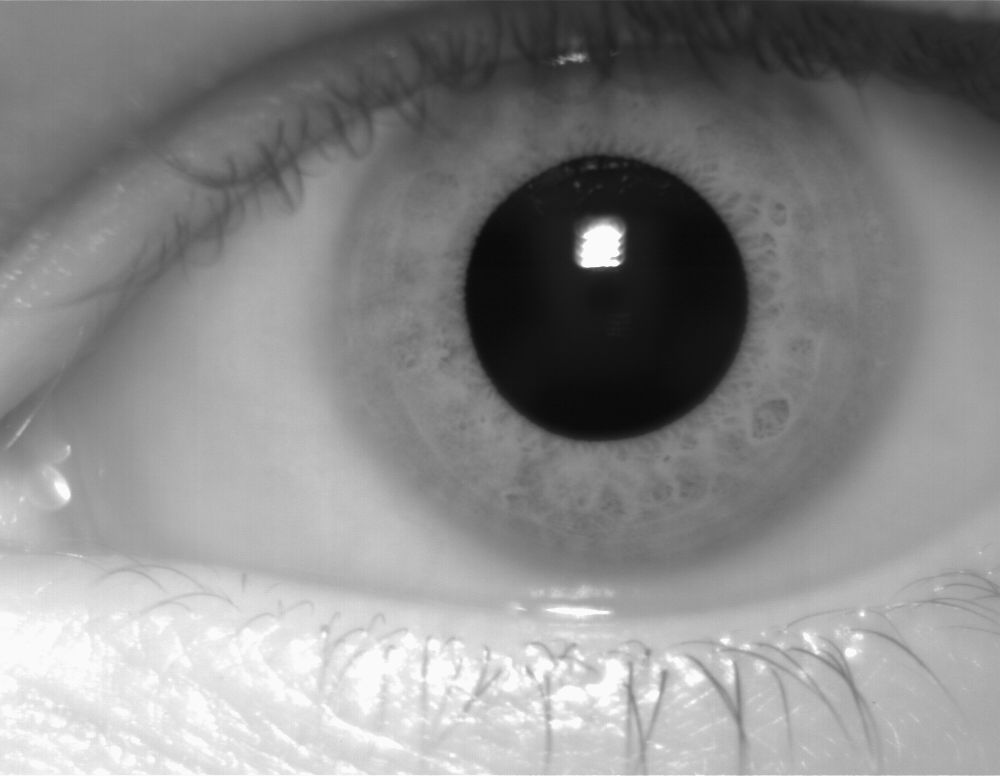
#> input picture Jaewoo/iris1.bmp, 1000 x 776 px
$ python huff1.py
#> lines starting #> are read from the running program, lines starting #| are printed output that depends on the picture; after the words box and inside, x2 and y2 are one past the last pixel; in counts of white or black regions, pixels touching at a corner belong together
import numpy as np
import cv2

def houghCircle(pic):
#> called with pic = 'iris1.bmp'
	img1 = cv2.imread(pic)
#> img1 is the input picture: shape (776, 1000, 3); min 8, max 250, mean 136.8
	img2 = img1.copy()
	img2 = cv2.GaussianBlur(img2, (3,3), 0)
	imgray = cv2.cvtColor(img2, cv2.COLOR_BGR2GRAY)

	circles = cv2.HoughCircles(imgray,cv2.HOUGH_GRADIENT,1,100,param1=60,param2=50,minRadius=100,maxRadius=0)
#> circles = [[601.5, 297.5, 142.6]]

	if circles is not None:
		circles = np.uint16(np.around(circles))
#> circles = [[602, 298, 143]]
		for i in circles[0, :]:
			cv2.circle(img1,(i[0],i[1]),i[2],(255,255,0),1)
			print(i[0],i[1],i[2])
#> this loop made 1 pass
#| 602 298 143
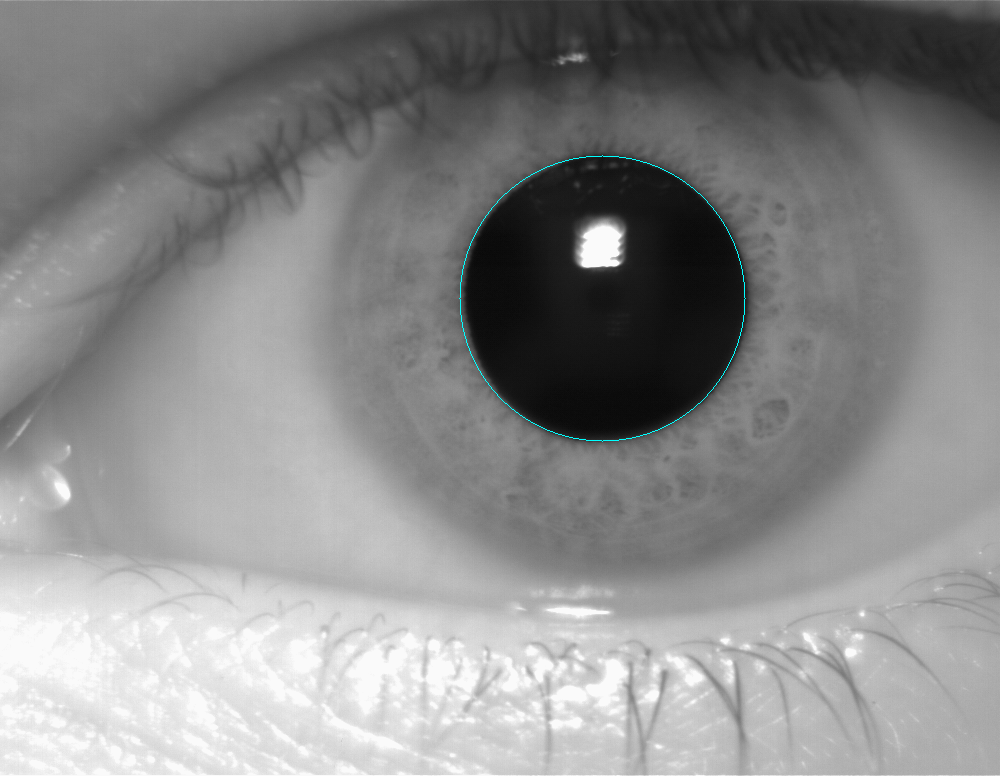
#> img1: shape (776, 1000, 3); 0.1% of pixels changed, all inside (x1, y1, x2, y2) = (459, 155, 746, 442)
		cv2.imshow('HoughCircles',img1)
		cv2.waitKey(0)
		cv2.destroyAllWindows()
	else:
		print('원을 찾을수 없읍니다')

houghCircle('iris1.bmp')

$ run again, with Jaewoo/iris2.bmp copied over Jaewoo/iris1.bmp
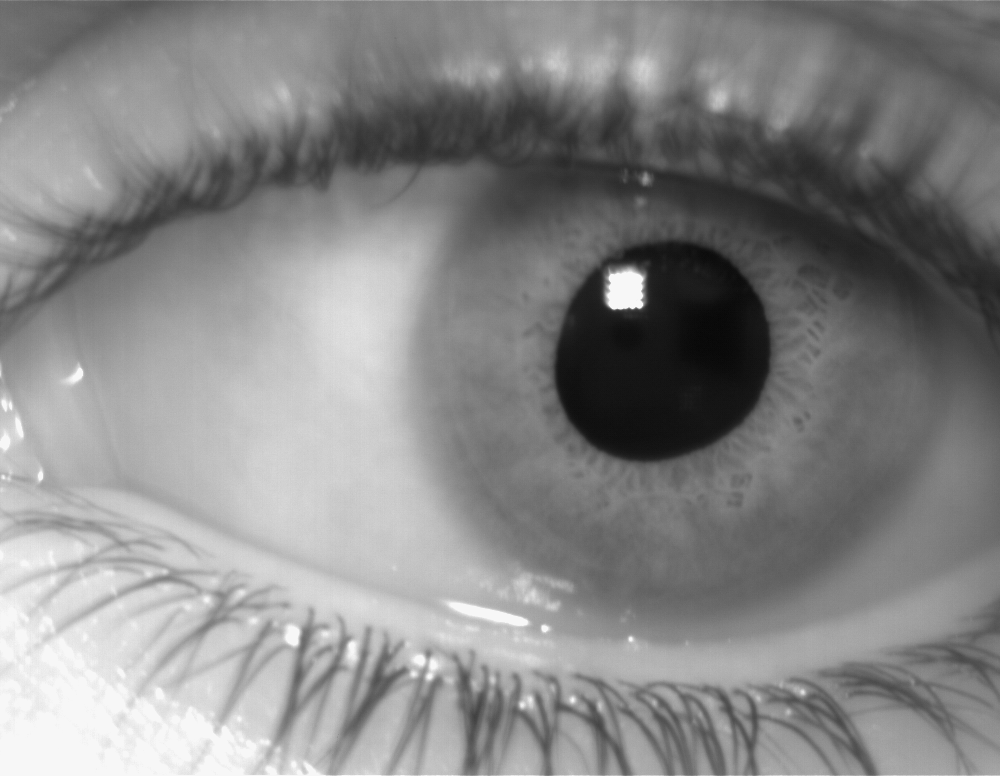
#> input picture Jaewoo/iris2.bmp, 1000 x 776 px
#> in houghCircle, img1 is the input picture: shape (776, 1000, 3); min 6, max 247, mean 134.5
#> in houghCircle, `circles = cv2.HoughCircles(imgray,cv2.HOUGH_GRADIENT,1,100,param1=60,p..`: circles = [[451.5, 767.5, 172.2]]
#> in houghCircle, `circles = np.uint16(np.around(circles))`: circles = [[452, 768, 172]]
#> the loop in houghCircle, `for i in circles[0, :]:` made 1 pass
#> (printed output is left out)
#> after the loop in houghCircle, `for i in circles[0, :]:`:
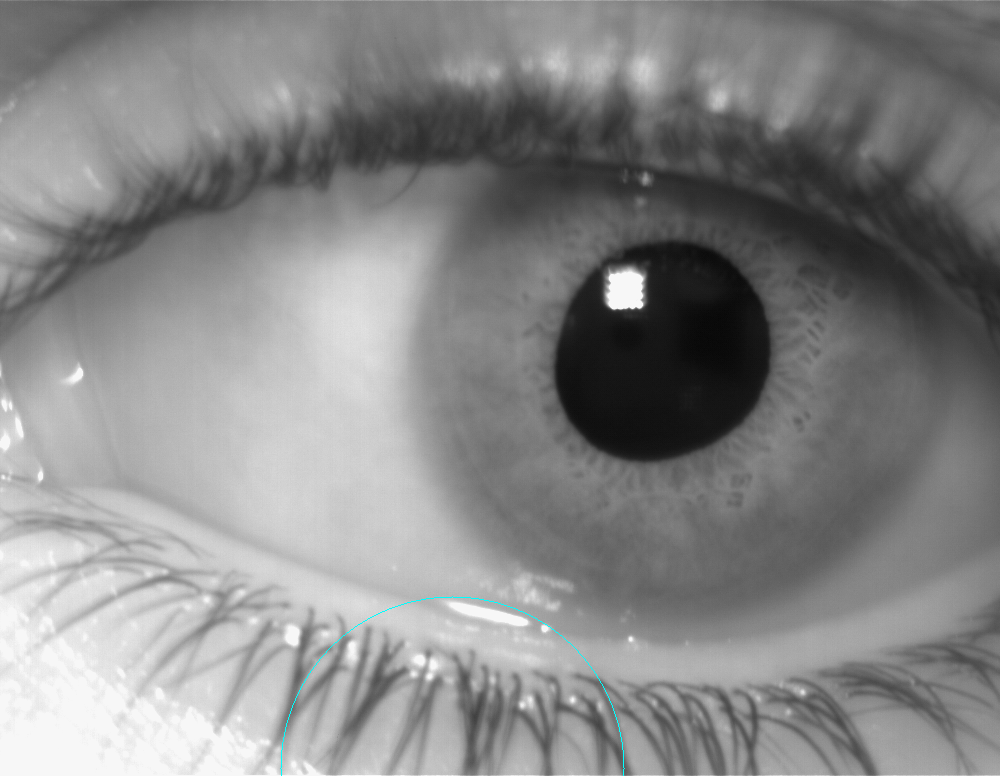
#> img1: shape (776, 1000, 3); 0.06% of pixels changed, all inside (x1, y1, x2, y2) = (280, 596, 625, 776)

$ run again, with Jaewoo/iris3.bmp copied over Jaewoo/iris1.bmp
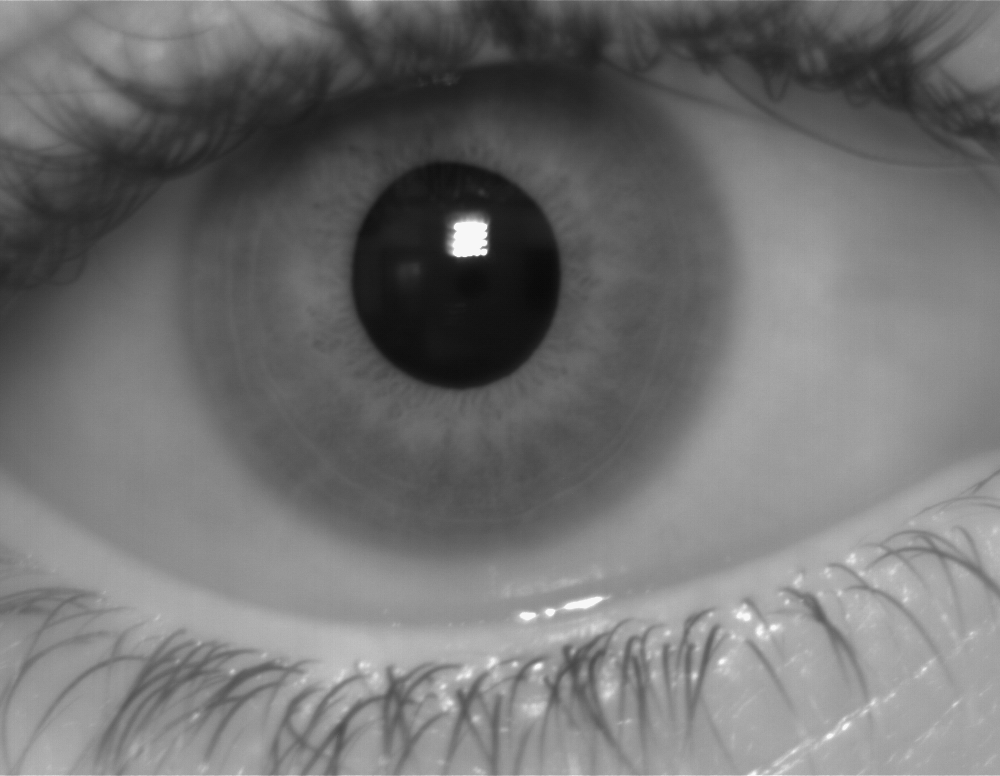
#> input picture Jaewoo/iris3.bmp, 1000 x 776 px
#> in houghCircle, img1 is the input picture: shape (776, 1000, 3); min 7, max 247, mean 113.9
#> in houghCircle, `circles = cv2.HoughCircles(imgray,cv2.HOUGH_GRADIENT,1,100,param1=60,p..`: circles = [[454.5, 281.5, 105.4]]
#> in houghCircle, `circles = np.uint16(np.around(circles))`: circles = [[454, 282, 105]]
#> the loop in houghCircle, `for i in circles[0, :]:` made 1 pass
#> (printed output is left out)
#> after the loop in houghCircle, `for i in circles[0, :]:`:
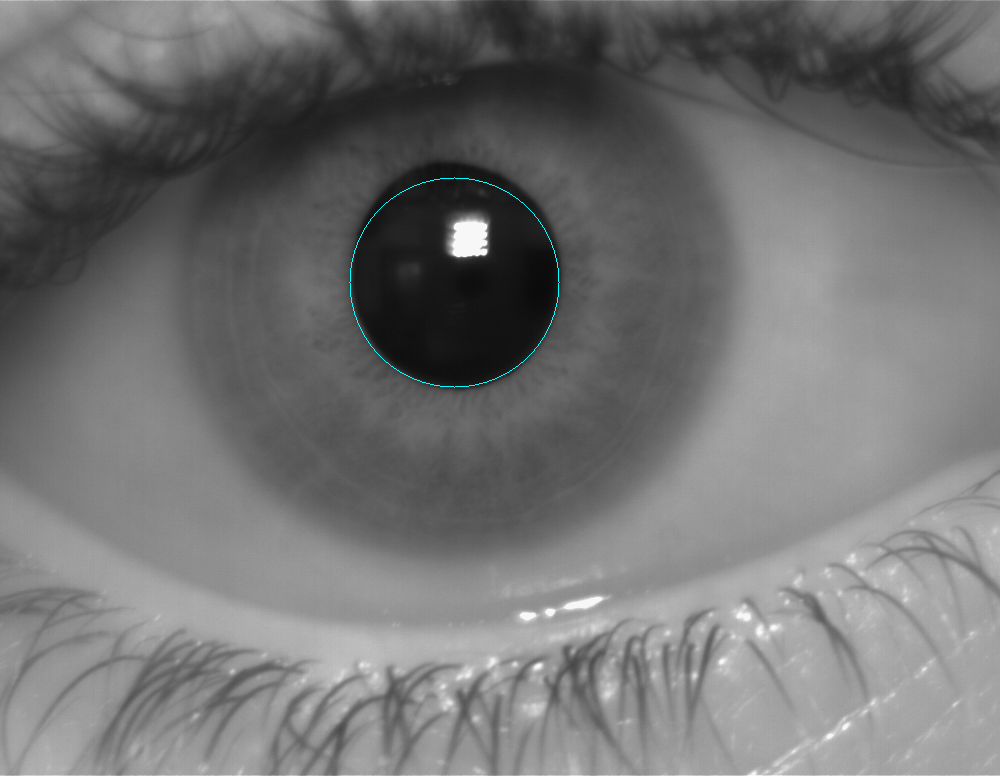
#> img1: shape (776, 1000, 3); 0.08% of pixels changed, all inside (x1, y1, x2, y2) = (349, 177, 560, 388)
